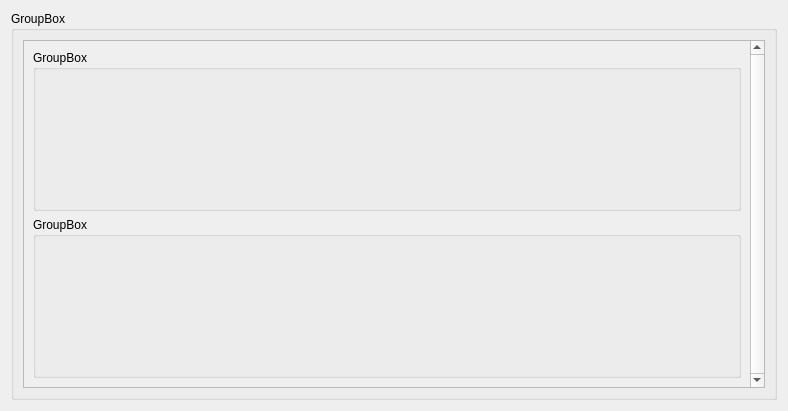
<?xml version="1.0" encoding="UTF-8"?>
<ui version="4.0">
 <class>Form</class>
 <widget class="QWidget" name="Form">
  <property name="geometry">
   <rect>
    <x>0</x>
    <y>0</y>
    <width>788</width>
    <height>411</height>
   </rect>
  </property>
  <property name="windowTitle">
   <string>Form</string>
  </property>
  <layout class="QVBoxLayout" name="verticalLayout">
   <item>
    <widget class="QGroupBox" name="groupBox">
     <property name="title">
      <string>GroupBox</string>
     </property>
     <layout class="QVBoxLayout" name="verticalLayout_2">
      <item>
       <widget class="QScrollArea" name="scrollArea">
        <property name="verticalScrollBarPolicy">
         <enum>Qt::ScrollBarAlwaysOn</enum>
        </property>
        <property name="widgetResizable">
         <bool>true</bool>
        </property>
        <widget class="QWidget" name="scrollAreaLayout">
         <property name="geometry">
          <rect>
           <x>0</x>
           <y>0</y>
           <width>731</width>
           <height>358</height>
          </rect>
         </property>
         <layout class="QVBoxLayout" name="verticalLayout_3">
          <item>
           <widget class="QGroupBox" name="groupBox_2">
            <property name="title">
             <string>GroupBox</string>
            </property>
           </widget>
          </item>
          <item>
           <widget class="QGroupBox" name="groupBox_3">
            <property name="title">
             <string>GroupBox</string>
            </property>
           </widget>
          </item>
         </layout>
        </widget>
       </widget>
      </item>
     </layout>
    </widget>
   </item>
  </layout>
 </widget>
 <resources/>
 <connections/>
</ui>
